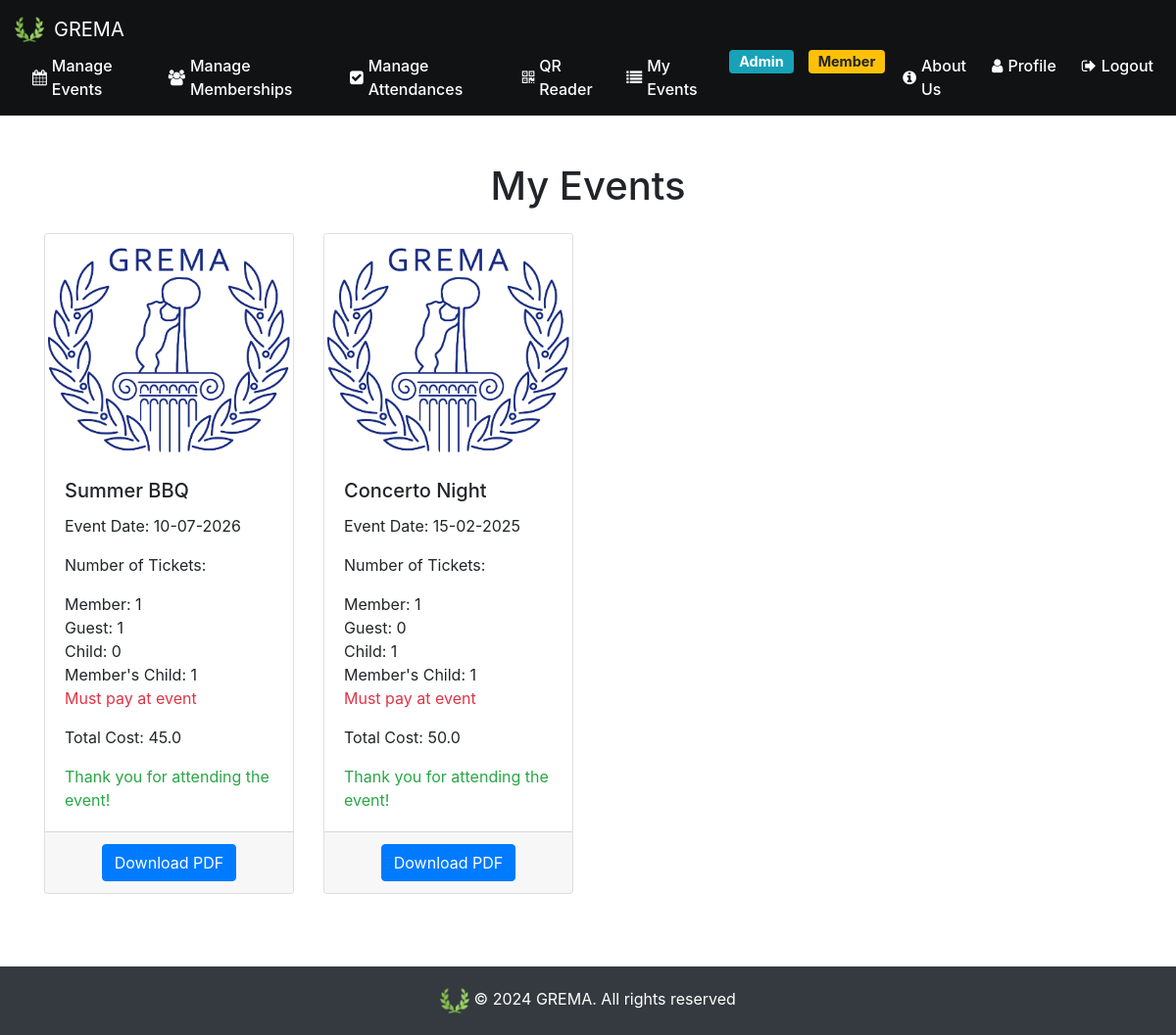
/my_events (signed in), run on the app's committed database.
### website/models.py (models this page shows)
class Event(db.Model):
    id = db.Column(db.Integer, primary_key=True)
    name= db.Column(db.String(80))
    date = db.Column(db.DateTime(timezone=True), default=func.current_date())
    max_guest_num = db.Column(db.Integer)
    member_price=db.Column(db.Float)
    member_child_price=db.Column(db.Float)
    guest_price=db.Column(db.Float)
    child_price=db.Column(db.Float)
    img_url=db.Column(db.String(300))
    description=db.Column(db.String(800))
    admin_id = db.Column(db.Integer, db.ForeignKey('admin.id'))

class Event_Attendance(db.Model):
    id = db.Column(db.Integer, primary_key=True)
    event_id = db.Column(db.Integer, db.ForeignKey('event.id'))
    user_id = db.Column(db.Integer, db.ForeignKey('user.id'))
    date = db.Column(db.DateTime(timezone=True), default=func.current_date())
    number_guest_tickets = db.Column(db.Integer)
    number_child_tickets = db.Column(db.Integer)
    number_member_tickets = db.Column(db.Integer)
    number_memberchild_tickets = db.Column(db.Integer)
    guests_names = db.Column(db.String(300))
    cash_payment_in_event=db.Column(db.Boolean)
    total_price= db.Column(db.Float)

### website/views.py (the view)
@views.route('/my_events', methods=['GET', 'POST'])
@login_required
def my_events():
    user_attendances = Event_Attendance.query.filter_by(user_id=current_user.id).all()
    events = [Event.query.get(attendance.event_id) for attendance in user_attendances]
    now = datetime.now()
    return render_template('my_events.html', user_attendances=user_attendances, events=events, user=current_user,now=now)

### website/views.py (called while the page is built)
@views.context_processor
def inject_membership():
    if current_user.is_authenticated:
        is_member = Fee.query.filter_by(user_fee=current_user.id, payed=True).first() is not None
    else:
        is_member = False
    return dict(is_member=is_member)

### website/templates/my_events.html (shortened to what this page needs)
{% extends "base.html" %}
{% block content %}
<br><br>
<div class="container">
    <h1 class="text-center mb-4">My Events</h1>
    {% if user_attendances|length == 0 %}
    <p class="text-center text-muted mb-4">You haven't signed up for any events yet.</p>
    {% else %}
    <div class="row row-cols-1 row-cols-md-4">
        {% for i in range(user_attendances|length) %}
        <div class="col mb-4">
            <div class="card h-100 div-hover">
                {% if events[i].img_url %}
                <img src="{{ events[i].img_url }}" class="card-img-top" alt="{{ events[i].name }}">
                {% else %}
                <img src="{{ url_for('static', filename='images/gremaLogo.png') }}" class="card-img-top"
                    alt="{{ events[i].name }}">
                {% endif %}
                <div class="card-body">
                    <h5 class="card-title">{{ events[i].name }}</h5>
                    <p class="card-text">Event Date: {{ events[i].date.strftime('%d-%m-%Y') }}</p>
                    <p class="card-text">Number of Tickets:</p>
                    <ul class="list-unstyled">
                        <li>Member: {{ user_attendances[i].number_member_tickets }}</li>
                        <li>Guest: {{ user_attendances[i].number_guest_tickets }}</li>
                        <li>Child: {{ user_attendances[i].number_child_tickets }}</li>
                        <li>Member's Child: {{ user_attendances[i].number_memberchild_tickets }}</li>
                        {%if user_attendances[i].cash_payment_in_event %}
                        <li><span class="text-danger">Must pay at event</span></li>
                        {%else%}
                        <li><span class="text-success">Already paid correctly</span></li>
                        {% endif%}
                    </ul>
                    <p class="card-text">Total Cost: {{ user_attendances[i].total_price }}</p>
                    {% if events[i].date < now %} <p class="card-text text-success mb-0">Thank you for attending the
                        event!</p>
                        {% else %}
                        <p class="card-text text-primary mb-0">See you there!</p>
                        {% endif %}
                </div>
                <div class="card-footer text-center">
                    <form action="{{ url_for('views.download_event_pdf', event_id=events[i].id) }}" method="post">
                        <button type="submit" class="btn btn-primary">Download PDF</button>
                    </form>
                </div>
            </div>
        </div>
        {% endfor %}
    </div>
    {% endif %}
</div>
{% endblock %}

### website/templates/base.html (shortened to what this page needs)
<!DOCTYPE html>
<html lang="en">
<head>
  <link rel="stylesheet" href="/static/base.css">
  <link rel="stylesheet" href="https://stackpath.bootstrapcdn.com/bootstrap/4.4.1/css/bootstrap.min.css"
 />
  <link rel="stylesheet" href="https://stackpath.bootstrapcdn.com/font-awesome/4.7.0/css/font-awesome.min.css"
 />
</head>
<body>
  <nav class="navbar navbar-expand-md navbar-dark navbar-custom">
    <div class="container-wide">
      <a class="navbar-brand" href="/"><img src="{{ url_for('static', filename='images/greek_laurel.png') }}"
          alt="GREMA"> GREMA</a>
      <div class="collapse navbar-collapse" id="navbar">
        <ul class="navbar-nav">
          {% if user.is_authenticated %}
          {% if user.is_admin %}
          <li class="nav-item">
            <a class="nav-link" href="/"><i class="fa fa-calendar" aria-hidden="true"></i> Manage Events</a>
          </li>
          <li class="nav-item">
            <a class="nav-link" href="/manage_memberships"><i class="fa fa-users" aria-hidden="true"></i> Manage
              Memberships</a>
          </li>
          <li class="nav-item">
            <a class="nav-link" href="/manage_event_attendances"><i class="fa fa-check-square" aria-hidden="true"></i>
              Manage Attendances</a>
          </li>
          <li class="nav-item">
            <a class="nav-link" href="/qr_reader"><i class="fa fa-qrcode" aria-hidden="true"></i> QR Reader</a>
          </li>
          {% else %}
          <li class="nav-item">
            <a class="nav-link" href="/"><i class="fa fa-calendar" aria-hidden="true"></i> Incoming Events</a>
          </li>
          {% endif %}
          <li class="nav-item">
            <a class="nav-link" href="/my_events"><i class="fa fa-list" aria-hidden="true"></i> My Events</a>
          </li>
          {% endif %}
        </ul>
        {% if user.is_authenticated %}
        <ul class="navbar-nav ml-auto">
          {% if user.is_admin %}
          <li class="nav-item">
            <span class="badge badge-info">Admin</span>
          </li>
          {% endif %}
          {% if not is_member %}
          <li class="nav-item">
            <a class="btn btn-warning nav-link rounded-pill font-weight-bold" id="becomeMember" href="/become_member"><i
                class="fa fa-star" aria-hidden="true"></i> Become Member!</a>
          </li>
          {% else %}
          <li class="nav-item">
            <span class="badge badge-warning">Member</span>
          </li>
          {% endif %}
          <li class="nav-item">
            <a class="nav-link" href="/about_us"><i class="fa fa-info-circle" aria-hidden="true"></i> About Us</a>
          </li>
          <li class="nav-item">
            <a class="nav-link" href="/profile"><i class="fa fa-user" aria-hidden="true"></i> Profile</a>
          </li>
          <li class="nav-item">
            <a class="nav-link" href="/logout"><i class="fa fa-sign-out" aria-hidden="true"></i> Logout</a>
          </li>
        </ul>
        {% endif %}
      </div>
    </div>
  </nav>
  <div class="container-fluid">{% block content %}{% endblock %}</div>
  <br><br><br><br><br>
  <footer class="footer mt-auto py-3 bg-dark text-white">
    <div class="container text-center">
      <img src="/static/images/greek_laurel.png" alt="Laurel" style="max-height: 30px;" />
      <span>&copy; 2024 GREMA. All rights reserved
    </div>
  </footer>
</body>
</html>

### website/static/base.css (style rules this page uses)
html { position: relative; min-height: 100%; }
body { margin-bottom: 100px; }
.footer { position: absolute; bottom: 0; width: 100%; height: 70px; background-color: #343a40; display: flex; align-items: center; justify-content: space-between; padding: 0 30px; box-sizing: border-box; }
.footer img { max-height: 35px; max-width: 100%; vertical-align: middle; align-items: center; }

### website/templates/base.html (style rules this page uses)
.navbar-custom { background-color: #101213; padding: 10px 0; }
.navbar-brand { display: flex; align-items: center; }
.navbar-brand img { max-height: 30px; margin-right: 10px; }
.navbar-nav .nav-item { margin-left: 10px; }
.navbar-nav .nav-link { color: #ffffff !important; font-weight: 500; display: flex; align-items: center; padding: 5px 10px; }
.navbar-nav .nav-link .fa { margin-right: 5px; }
.navbar-collapse { justify-content: space-between; }
.navbar-nav.ml-auto { margin-left: auto !important; }
.container-wide { max-width: 1340px; width: 100%; padding-left: 15px; padding-right: 15px; margin-left: auto; margin-right: auto; }
.badge { margin-left: 5px; padding: 5px 10px; font-size: 90%; }
.footer { background-color: #101213; color: white; padding: 20px 0; }
.footer img { max-height: 30px; }

### data on the page
Event: name "Summer BBQ", date "10-07-2026"
Event_Attendance: number_member_tickets "1", number_guest_tickets "1", number_child_tickets "0", number_memberchild_tickets "1", total_price "45.0"
Event: name "Concerto Night", date "15-02-2025"
Event_Attendance: number_member_tickets "1", number_guest_tickets "0", number_child_tickets "1", number_memberchild_tickets "1", total_price "50.0"
